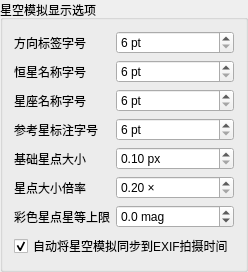
        <widget class="QGroupBox" name="groupBoxStarMapDisplay">
         <property name="title">
          <string>星空模拟显示选项</string>
         </property>
         <layout class="QFormLayout" name="formLayoutStarMapDisplay">
          <property name="fieldGrowthPolicy">
           <enum>QFormLayout::AllNonFixedFieldsGrow</enum>
          </property>
          <item row="0" column="0"><widget class="QLabel" name="labelDirectionFontSize"><property name="text"><string>方向标签字号</string></property></widget></item>
          <item row="0" column="1">
           <widget class="QSpinBox" name="spinBoxDirectionLabelFontSize">
            <property name="suffix"><string> pt</string></property><property name="minimum"><number>6</number></property><property name="maximum"><number>48</number></property>
           </widget>
          </item>
          <item row="1" column="0"><widget class="QLabel" name="labelStarNameFontSize"><property name="text"><string>恒星名称字号</string></property></widget></item>
          <item row="1" column="1">
           <widget class="QSpinBox" name="spinBoxStarNameFontSize">
            <property name="suffix"><string> pt</string></property><property name="minimum"><number>6</number></property><property name="maximum"><number>48</number></property>
           </widget>
          </item>
          <item row="2" column="0"><widget class="QLabel" name="labelConstellationNameFontSize"><property name="text"><string>星座名称字号</string></property></widget></item>
          <item row="2" column="1">
           <widget class="QSpinBox" name="spinBoxConstellationNameFontSize">
            <property name="suffix"><string> pt</string></property><property name="minimum"><number>6</number></property><property name="maximum"><number>48</number></property>
           </widget>
          </item>
          <item row="3" column="0"><widget class="QLabel" name="labelReferenceFontSize"><property name="text"><string>参考星标注字号</string></property></widget></item>
          <item row="3" column="1">
           <widget class="QSpinBox" name="spinBoxReferenceLabelFontSize">
            <property name="suffix"><string> pt</string></property><property name="minimum"><number>6</number></property><property name="maximum"><number>64</number></property>
           </widget>
          </item>
          <item row="4" column="0"><widget class="QLabel" name="labelBaseStarMarkerRadius"><property name="text"><string>基础星点大小</string></property></widget></item>
          <item row="4" column="1">
           <widget class="QDoubleSpinBox" name="doubleSpinBoxBaseStarMarkerRadius">
            <property name="suffix"><string> px</string></property><property name="decimals"><number>2</number></property><property name="minimum"><double>0.100000000000000</double></property><property name="maximum"><double>10.000000000000000</double></property><property name="singleStep"><double>0.100000000000000</double></property>
           </widget>
          </item>
          <item row="5" column="0"><widget class="QLabel" name="labelStarMarkerSize"><property name="text"><string>星点大小倍率</string></property></widget></item>
          <item row="5" column="1">
           <widget class="QDoubleSpinBox" name="doubleSpinBoxStarMarkerSizeMultiplier">
            <property name="suffix"><string> ×</string></property><property name="decimals"><number>2</number></property><property name="minimum"><double>0.200000000000000</double></property><property name="maximum"><double>5.000000000000000</double></property><property name="singleStep"><double>0.100000000000000</double></property>
           </widget>
          </item>
          <item row="6" column="0"><widget class="QLabel" name="labelStarColorMagLimit"><property name="text"><string>彩色星点星等上限</string></property></widget></item>
          <item row="6" column="1">
           <widget class="QDoubleSpinBox" name="doubleSpinBoxStarColorMagLimit">
            <property name="suffix"><string> mag</string></property><property name="decimals"><number>1</number></property><property name="minimum"><double>-10.000000000000000</double></property><property name="maximum"><double>30.000000000000000</double></property><property name="singleStep"><double>0.500000000000000</double></property>
           </widget>
          </item>
          <item row="7" column="0" colspan="2">
           <widget class="QCheckBox" name="checkBoxAutoSyncSimulatorTimeFromExif">
            <property name="toolTip"><string>导入单张图像或图像组时，自动用原始拍摄时间更新“星空模拟”的拍摄时间；关闭后保留当前模拟时间。</string></property>
            <property name="text"><string>自动将星空模拟同步到EXIF拍摄时间</string></property>
            <property name="checked"><bool>true</bool></property>
           </widget>
          </item>
         </layout>
        </widget>
